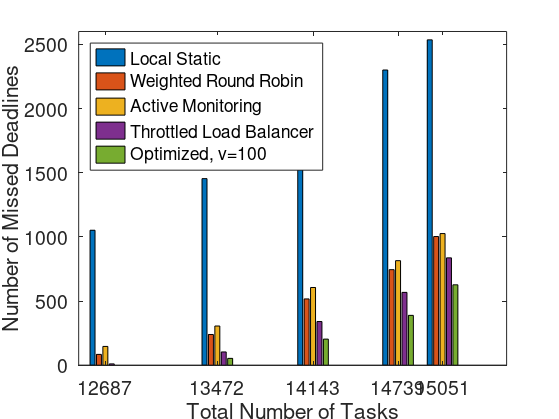
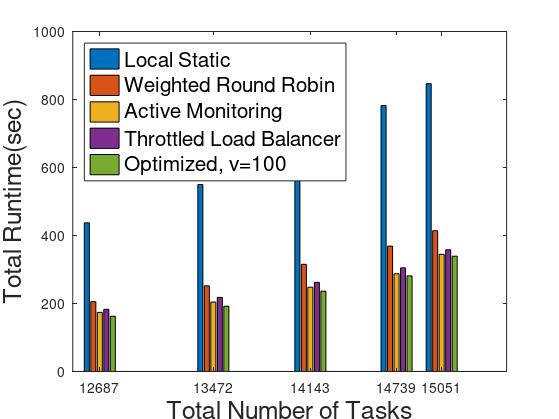
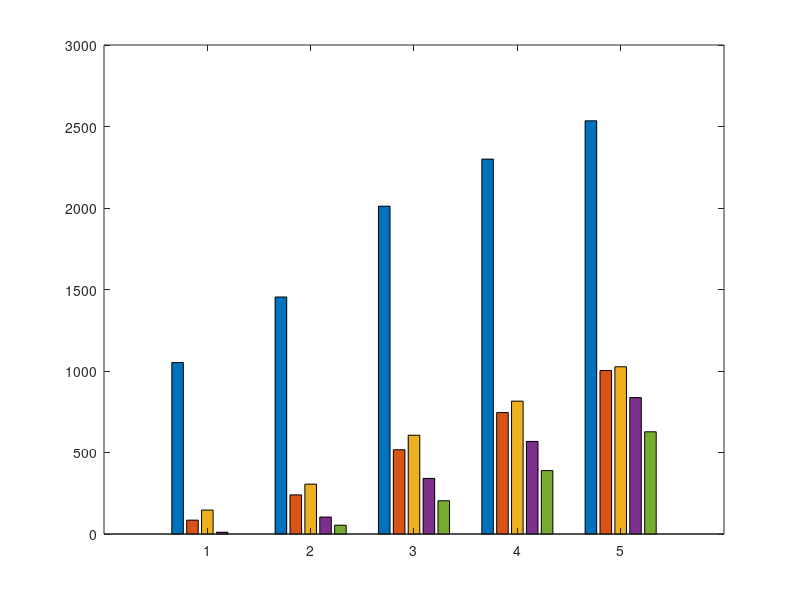

Source code (MATLAB) for these figures, in order: (Note: this script raises an error after producing the figures.)
%m by k

% all to cloud


clear
clc
close all
format long
load('g2_hpc_16_cpu.mat');
rng('default');

arr_opt_miss_cnt(:,[4,5])=arr_opt_miss_cnt(:,[5,4]);
arr_time_passed_tot(:,[4,5])=arr_time_passed_tot(:,[5,4]);

%rng(1);
%rng('shuffle');
% D = 0.4;% deadline (sec)
% tau = 0.35; % allocated cpu time (sec)
% x= 50; % Mcycles per task
% v=10;

Deadline = 0.5;% deadline (sec)
x=35; % Mcycles per task
E=70;
A=2.37;
p=3;
m=8;

len_N_tot = size(N_tot,1);
lb_arr_miss_cnt = zeros(length(len_N_tot),4);
arr_no_miss_cnt= zeros(length(len_N_tot),4);
arr_static_enegery_used= zeros(length(len_N_tot),4);
lb_arr_time_tot= zeros(length(len_N_tot),4);

met=1;


for nn = 1:len_N_tot 
    
    N_mat = squeeze(N_tot(nn,:,:));



no_miss_cnt=0;
miss_cnt=0;
static_enegery_used = 0;
time_tot = 0;
for j = 1:length(N_mat)

    N = N_mat(j,:);
    N_leftover=zeros(1,size(N_mat,2));

    for i=1:m
        time_passed = 0;
        for n=1:N(i)
            time_passed = time_passed +  1/B(i,i) + x/f(i); 
            time_tot=time_tot+  1/B(i,i) + x/f(i);
            if  time_passed <= Deadline && n <= C(i)
                N_leftover(i)=N_leftover(i)+1;
                static_enegery_used=static_enegery_used+(A*(f(i)/1000)^p+E)*x/f(i);  
                
            end 
        end
        N_leftover(i)=N(i)-N_leftover(i);

    end
    time_passed = 0;

    for n=1:sum(N_leftover)
            time_passed = time_passed +  1/B(1,end) + x/f(end);   
            time_tot=time_tot+  1/B(1,end) + x/f(end);   
            
            if  time_passed >= Deadline
                miss_cnt = miss_cnt + 1;
            else
                no_miss_cnt=no_miss_cnt+1;
            end   
    end
    
    
      
     static_enegery_used=static_enegery_used+  (A*(f(end)/1000)^p+E)*sum(N_leftover)*x/f(end);  
         
        
end
lb_arr_miss_cnt(nn,met)=miss_cnt;
arr_no_miss_cnt(nn,met)=no_miss_cnt;
arr_static_enegery_used(nn,met)=static_enegery_used;
lb_arr_time_tot(nn,met)=time_tot ;


end



%m by k

% round robin
met=met+1;


for nn = 1:len_N_tot 
    
    N_mat = squeeze(N_tot(nn,:,:));


no_miss_cnt=0;
miss_cnt=0;
static_enegery_used = 0;
time_tot=0;
for j = 1:length(N_mat)

    N = N_mat(j,:);
    N_leftover=zeros(1,size(N_mat,2));
    C_left = C;

    time_passed_ar = zeros(1,size(N_mat,2));
    for i=1:m
        time_passed = time_passed_ar(i);
        for n=1:N(i)
            time_passed = time_passed +  1/B(i,i) + x/f(i);      
            if  time_passed <= Deadline && n <= C(i)
                N_leftover(i)=N_leftover(i)+1;
                static_enegery_used=static_enegery_used+(A*(f(i)/1000)^p+E)*x/f(i);  
                C_left(i)=C_left(i)-1;
            
                
            end
            
        end
        time_passed_ar(i)=(1/B(i,i) + x/f(i))*N_leftover(i);
        N_leftover(i)=N(i)-N_leftover(i);

    end
    inn=0;
    N_leftover;
    time_passed_ar;

    j;
    for i=1:m
        
        while(N_leftover(i)>0)
            
            for ii=1:m
%                 time_passed = Deadline-time_passed_ar(ii);
%                
                if C_left(ii)>0 && N_leftover(i)>0
                    time_passed_ar(ii) = time_passed_ar(ii) +1/B(i,ii)+ x/f(ii);
                    if time_passed_ar(ii)>Deadline
                        miss_cnt = miss_cnt + 1;
                    end
                    static_enegery_used=static_enegery_used+(A*(f(ii)/1000)^p+E)*x/f(ii);  
                    N_leftover(i)=N_leftover(i)-1;
                    C_left(ii)=C_left(ii)-1;
       
                         inn=inn+ii;
                    
                end
            end
            
 
        end
        
        
        
    end
    
    
    time_tot = time_tot +sum(time_passed_ar);
end
lb_arr_miss_cnt(nn,met)=miss_cnt;
arr_no_miss_cnt(nn,met)=no_miss_cnt;
arr_static_enegery_used(nn,met)=static_enegery_used;
lb_arr_time_tot(nn,met)=time_tot ;

end

%m by k

% Active Monitoring Load Balancer --> most available server - cloud last
met=met+1;


for nn = 1:len_N_tot 
    
    N_mat = squeeze(N_tot(nn,:,:));

no_miss_cnt=0;
miss_cnt=0;
static_enegery_used = 0;
time_tot=0;
for j = 1:length(N_mat)

    N = N_mat(j,:);
    N_leftover=zeros(1,size(N_mat,2));
    C_left = C;

    time_passed_ar = zeros(1,size(N_mat,2));
    for i=1:m
        time_passed = time_passed_ar(i);
        for n=1:N(i)
            time_passed = time_passed +  1/B(i,i) + x/f(i);      
            if  time_passed <= Deadline && n <= C(i)
                N_leftover(i)=N_leftover(i)+1;
                static_enegery_used=static_enegery_used+(A*(f(i)/1000)^p+E)*x/f(i);  
                C_left(i)=C_left(i)-1;
            
                
            end
            
        end
        time_passed_ar(i)=(1/B(i,i) + x/f(i))*N_leftover(i);
        N_leftover(i)=N(i)-N_leftover(i);

    end
    inn=0;
    N_leftover;
    time_passed_ar;
    for i=1:m
        
        while(N_leftover(i)>0)
            [val ,index]=max(C_left(1:end-1));
            if(val>0)
                ii=index;
            else
                ii=m;
            end
            time_passed_ar(ii) = time_passed_ar(ii) +1/B(i,ii)+ x/f(ii);
            if time_passed_ar(ii)>Deadline
                miss_cnt = miss_cnt + 1;
            end
            static_enegery_used=static_enegery_used+(A*(f(ii)/1000)^p+E)*x/f(ii);  
            N_leftover(i)=N_leftover(i)-1;
            C_left(ii)=C_left(ii)-1;
           
                
                
            
            
           
        end
        
        
        
    end
    
 time_tot = time_tot +sum(time_passed_ar);
end
lb_arr_miss_cnt(nn,met)=miss_cnt;
arr_no_miss_cnt(nn,met)=no_miss_cnt;
arr_static_enegery_used(nn,met)=static_enegery_used;
lb_arr_time_tot(nn,met)=time_tot ;

end


%m by k

% throttled Load Balancer --> most recommded 

met=met+1;


for nn = 1:len_N_tot 
    
    N_mat = squeeze(N_tot(nn,:,:));


no_miss_cnt=0;
miss_cnt=0;
static_enegery_used = 0;
time_tot=0;
for j = 1:length(N_mat)

    N = N_mat(j,:);
    N_leftover=zeros(1,size(N_mat,2));
    C_left = C;

    time_passed_ar = zeros(1,size(N_mat,2));
    for i=1:m
        time_passed = time_passed_ar(i);
        for n=1:N(i)
            time_passed = time_passed +  1/B(i,i) + x/f(i);      
            if  time_passed <= Deadline && n <= C(i)
                N_leftover(i)=N_leftover(i)+1;
                static_enegery_used=static_enegery_used+(A*(f(i)/1000)^p+E)*x/f(i);  
                C_left(i)=C_left(i)-1;
            
                
            end
            
        end
        time_passed_ar(i)=(1/B(i,i) + x/f(i))*N_leftover(i);
        N_leftover(i)=N(i)-N_leftover(i);

    end
    inn=0;
    N_leftover;
    time_passed_ar;
    for i=1:m
        
        while(N_leftover(i)>0)
           best = inf*ones(1,m);
           for ii=1:m            
                if C_left(ii)>0 
                    best(ii) = time_passed_ar(ii) +1/B(i,ii)+ x/f(ii);                
                end
           end
%            ii=m;
%            for index=1:m-1
%               if best(index)<=Deadline
%                   ii=index;
%               end
%            end
            [val ii]=min(best);
           
            time_passed_ar(ii) = time_passed_ar(ii) +1/B(i,ii)+ x/f(ii);
            if time_passed_ar(ii)>Deadline
                miss_cnt = miss_cnt + 1;
            end
            static_enegery_used=static_enegery_used+(A*(f(ii)/1000)^p+E)*x/f(ii);  
            N_leftover(i)=N_leftover(i)-1;
            C_left(ii)=C_left(ii)-1;
                
                
            
            
           
        end
        
        
        
    end
    
    
    
    time_tot = time_tot +sum(time_passed_ar);   
%         
end
lb_arr_miss_cnt(nn,met)=miss_cnt;
arr_no_miss_cnt(nn,met)=no_miss_cnt;
arr_static_enegery_used(nn,met)=static_enegery_used;
lb_arr_time_tot(nn,met)=time_tot ;


end

lb_arr_miss_cnt;

total_ts=arr_no_miss_cnt+lb_arr_miss_cnt;
arr_static_enegery_used
lb_arr_time_tot



% xxis = [12419 12986 13466 14053 14691 15247 15508 16014 16093];
% xxis = [11132 11920 12687 13472 14143 14739 15051];
% gtot_arr_miss_cnt=horzcat(arr_opt_miss_cnt(1:end-1,end),lb_arr_miss_cnt(1:end-1,:))
% gtot_arr_time_tot = horzcat(arr_time_passed_tot(1:end-1,end),lb_arr_time_tot(1:end-1,:))
% 
% gtot_arr_miss_cnt_ratio = gtot_arr_miss_cnt;
% 
% for i=1:size(gtot_arr_miss_cnt,2)
%     
%     gtot_arr_miss_cnt_ratio(:,i) = 100*gtot_arr_miss_cnt(:,i)./xxis';
% end
% 
% figure
% plot(xxis,gtot_arr_miss_cnt,'-*')
% legend('Optimized v=100','Local Static','Round Robin','Active Monitoring','Throttled Loda Balancer','Location','northwest')
% xlabel('Total Number of Tasks')
% ylabel('Number of Missed Deadlines')
% 
% 
% figure
% plot(xxis,gtot_arr_time_tot,'-*')
% legend('Optimized v=100','Local Static','Round Robin','Active Monitoring','Throttled Loda Balancer','Location','northwest')
% xlabel('Total Number of Tasks')
% ylabel('Total Runtime(sec)')
% 
% %figure
% % plot(xxis,gtot_arr_miss_cnt_ratio,'-x')
% % legend('Local Static','Round Robin','Active Monitoring','Throttled Loda Balancer','Optimized','Location','northwest')
% % xlabel('Total Number of Tasks')
% % ylabel('Missed Deadlines Ratio(%)')
% % gtot_arr_miss_cnt_ratio
% 
% figure
% plot(xxis(1:end),arr_opt_miss_cnt(1:end-1,:),'-x')
% legend('v=0','v=1','v=10','v=100','v=inf','Location','northwest')
% xlabel('Total Number of Tasks')
% ylabel('Number of Missed Deadlines')
% 
% figure
% plot(xxis(1:end),arr_time_passed_tot(1:end-1,:),'-x')
% legend('v=0','v=1','v=10','v=100','v=inf','Location','northwest')
% xlabel('Total Number of Tasks')
% ylabel('Total Runtime(sec)')



% xxis = [12419 12986 13466 14053 14691 15247 15508 16014 16093];
% xxis = [11132 11920 12687 13472 14143 14739];
% gtot_arr_miss_cnt=horzcat(arr_opt_miss_cnt(1:end-2,end),lb_arr_miss_cnt(1:end-2,:))
% gtot_arr_time_tot = horzcat(arr_time_passed_tot(1:end-2,end),lb_arr_time_tot(1:end-2,:))
% 
% gtot_arr_miss_cnt_ratio = gtot_arr_miss_cnt;
% 
% for i=1:size(gtot_arr_miss_cnt,2)
%     
%     gtot_arr_miss_cnt_ratio(:,i) = 100*gtot_arr_miss_cnt(:,i)./xxis';
% end
% 
% figure
% plot(xxis,gtot_arr_miss_cnt,'-*')
% legend('Optimized v=100','Local Static','Round Robin','Active Monitoring','Throttled Loda Balancer','Location','northwest')
% xlabel('Total Number of Tasks')
% ylabel('Number of Missed Deadlines')
% 
% 
% figure
% plot(xxis,gtot_arr_time_tot,'-*')
% legend('Optimized v=100','Local Static','Round Robin','Active Monitoring','Throttled Loda Balancer','Location','northwest')
% xlabel('Total Number of Tasks')
% ylabel('Total Runtime(sec)')
% 
% %figure
% % plot(xxis,gtot_arr_miss_cnt_ratio,'-x')
% % legend('Local Static','Round Robin','Active Monitoring','Throttled Loda Balancer','Optimized','Location','northwest')
% % xlabel('Total Number of Tasks')
% % ylabel('Missed Deadlines Ratio(%)')
% % gtot_arr_miss_cnt_ratio
% 
% figure
% plot(xxis(1:end),arr_opt_miss_cnt(1:end-2,:),'-x')
% legend('v=0','v=1','v=10','v=100','v=inf','Location','northwest')
% xlabel('Total Number of Tasks')
% ylabel('Number of Missed Deadlines')
% 
% figure
% plot(xxis(1:end),arr_time_passed_tot(1:end-2,:),'-x')
% legend('v=0','v=1','v=10','v=100','v=inf','Location','northwest')
% xlabel('Total Number of Tasks')
% ylabel('Total Runtime(sec)')




% % 
% xxis = [12419 12986 13466 14053 14691 15247 15508 16014 16093];
% xxis = [11132 11920 12687 13472 14143 14739 15051 15883];
% gtot_arr_miss_cnt=horzcat(arr_opt_miss_cnt(:,end),lb_arr_miss_cnt(:,1:end))
% gtot_arr_time_tot = horzcat(arr_time_passed_tot(:,end),lb_arr_time_tot(:,1:end))
% 
% gtot_arr_miss_cnt_ratio = gtot_arr_miss_cnt;
% 
% for i=1:size(gtot_arr_miss_cnt,2)
%     
%     gtot_arr_miss_cnt_ratio(:,i) = 100*gtot_arr_miss_cnt(:,i)./xxis';
% end
% 
% 
% figure
% plot(xxis,gtot_arr_miss_cnt,'-*')
% legend({'Optimized, v=100','Local Static','Round Robin','Active Monitoring','Throttled Load Balancer'},'Location','northwest','FontSize',16)
% xlabel('Total Number of Tasks')
% ylabel('Number of Missed Deadlines')
% 
% 
% figure
% plot(xxis,gtot_arr_time_tot,'-*')
% legend({'Optimized, v=100','Local Static','Round Robin','Active Monitoring','Throttled Load Balancer'},'Location','northwest','FontSize',16)
% xlabel('Total Number of Tasks')
% ylabel('Total Runtime(sec)')
% 
% figure
% plot(xxis(1:end),arr_opt_miss_cnt(1:end,:),'-x')
% legend({'v=0','v=1','v=10','v=100','v=inf'},'Location','northwest','FontSize',16)
% xlabel('Total Number of Tasks')
% ylabel('Number of Missed Deadlines')
% 
% figure
% plot(xxis(1:end),arr_time_passed_tot(1:end,:),'-x')
% legend({'v=0','v=1','v=10','v=100','v=inf'},'Location','northwest','FontSize',16)
% xlabel('Total Number of Tasks')
% ylabel('Total Runtime(sec)')

% 
xxis = [12419 12986 13466 14053 14691 15247 15508 16014 16093];
xxis = [11132 11920 12687 13472 14143 14739 15051 15883];
gtot_arr_miss_cnt=horzcat(lb_arr_miss_cnt(3:7,1:end),arr_opt_miss_cnt(3:7,5))
gtot_arr_time_tot = horzcat(lb_arr_time_tot(3:7,1:end),arr_time_passed_tot(3:7,5))

gtot_arr_miss_cnt_ratio = gtot_arr_miss_cnt;



h=figure
bar(xxis(3:7),gtot_arr_miss_cnt)
legend({'Local Static','Weighted Round Robin','Active Monitoring','Throttled Load Balancer','Optimized, v=100'},'Location','northwest','FontSize',15)
xlabel('Total Number of Tasks')
ylabel('Number of Missed Deadlines')
xt = get(gca, 'XTick');
set(gca, 'FontSize', 14)
xt = get(gca, 'YTick');
set(gca, 'FontSize', 14)
%set(gca,'YScale','log')
ylim([0 2600])
%save to pdf
    set(h,'Units','Inches');
    pos = get(h,'Position');
    set(h,'PaperPositionMode','Auto','PaperUnits','Inches','PaperSize',[pos(3), pos(4)])
    print(h,'res_opt_vs_lb_ls_md','-dpdf','-r0')




% gtot_arr_miss_cnt=horzcat(lb_arr_miss_cnt(3:7,2:end),arr_opt_miss_cnt(3:7,end))
% h=figure
% bar(xxis(3:7),[lb_arr_miss_cnt(3:7,1) arr_opt_miss_cnt(3:7,end)])
% legend({'Local Static','Optimized, v=100'},'Location','northwest','FontSize',19)
% xlabel('Total Number of Tasks','FontSize',18)
% ylabel('Number of Missed Deadlines','FontSize',18)
% xt = get(gca, 'XTick');
% set(gca, 'FontSize', 14)
% xt = get(gca, 'YTick');
% set(gca, 'FontSize', 14)
%     set(h,'Units','Inches');
%     pos = get(h,'Position');
%     set(h,'PaperPositionMode','Auto','PaperUnits','Inches','PaperSize',[pos(3), pos(4)])
%     print(h,'res_opt_vs_ls_md','-dpdf','-r0')
% 

h=figure
b=bar(xxis(3:7),gtot_arr_time_tot)
legend({'Local Static','Weighted Round Robin','Active Monitoring','Throttled Load Balancer','Optimized, v=100'},'Location','northwest','FontSize',15)
xlabel('Total Number of Tasks','FontSize',18)
ylabel('Total Runtime(sec)','FontSize',18)

%set(gca,'YScale','log')
%breakyaxis([450 700])
% ylim([150 450])
    set(h,'Units','Inches');
    pos = get(h,'Position');
    set(h,'PaperPositionMode','Auto','PaperUnits','Inches','PaperSize',[pos(3), pos(4)])
    print(h,'res_opt_vs_lb_ls_time','-dpdf','-r0')





% % 
% h=figure
% bar(xxis(3:7),[lb_arr_time_tot(3:7,1) arr_time_passed_tot(3:7,end)])
% legend({'Local Static','Optimized, v=100'},'Location','northwest','FontSize',19)
% xlabel('Total Number of Tasks','FontSize',18)
% ylabel('Total Runtime(sec)','FontSize',18)
% xt = get(gca, 'XTick');
% set(gca, 'FontSize', 14)
% xt = get(gca, 'YTick');
% set(gca, 'FontSize', 14)
%     set(h,'Units','Inches');
%     pos = get(h,'Position');
%     set(h,'PaperPositionMode','Auto','PaperUnits','Inches','PaperSize',[pos(3), pos(4)])
%     print(h,'res_opt_vs_ls_time','-dpdf','-r0')
% 
% % 
% 
% % 
% 
% h=figure
% bar(xxis(3:7),arr_opt_miss_cnt(3:7,:))
% legend({'v=0','v=1','v=10','v=100','v=inf'},'Location','northwest','FontSize',19)
% xlabel('Total Number of Tasks','FontSize',18)
% ylabel('Number of Missed Deadlines','FontSize',18)
% xt = get(gca, 'XTick');
% set(gca, 'FontSize', 14)
% xt = get(gca, 'YTick');
% set(gca, 'FontSize', 14)
%     set(h,'Units','Inches');
%     pos = get(h,'Position');
%     set(h,'PaperPositionMode','Auto','PaperUnits','Inches','PaperSize',[pos(3), pos(4)])
%     print(h,'res_opt_vs_opt_md','-dpdf','-r0')
% 
% 
% avg_arr_time_passed_tot=arr_time_passed_tot(3:7,:);
% for i=1:size(avg_arr_time_passed_tot,2)
%     avg_arr_time_passed_tot(i,:)=avg_arr_time_passed_tot(i,:)/xxis(2+i);
% end
% 
% 
% h=figure
% bar(xxis(3:7),arr_time_passed_tot(3:7,:))
% legend({'v=0','v=1','v=10','v=100','v=inf'},'Location','northwest','FontSize',19)
% xlabel('Total Number of Tasks','FontSize',18)
% ylabel('Total Runtime(sec)','FontSize',18)
% xt = get(gca, 'XTick');
% set(gca, 'FontSize', 14)
% xt = get(gca, 'YTick');
% set(gca, 'FontSize', 14)
% ylim([150 350])
%     set(h,'Units','Inches');
%     pos = get(h,'Position');
%     set(h,'PaperPositionMode','Auto','PaperUnits','Inches','PaperSize',[pos(3), pos(4)])
%     print(h,'res_opt_vs_opt_time','-dpdf','-r0')
% 
% 
% 
% 
% 
%%
% clear
% clc
% close all
% 
close all
fH = gcf; colormap(jet(5));
h=figure
bar(gtot_arr_miss_cnt)
applyhatch_pluscolor(fH, '\-x./', 0, [1 0 1 0 1], jet(5));
legend({'Local Static','Weighted Round Robin','Active Monitoring','Throttled Load Balancer','Optimized, v=100'},'Location','northwest','FontSize',15)
xlabel('Total Number of Tasks')
ylabel('Number of Missed Deadlines')
%applyhatch_pluscolor(fH, '\-x.', 0, [1 0 1 0], jet(4));
% xt = get(gca, 'XTick');
% set(gca, 'FontSize', 14)
% xt = get(gca, 'YTick');
% set(gca, 'FontSize', 14)
%set(gca,'YScale','log')
ylim([0 2600])
%save to pdf
%     set(h,'Units','Inches');
%     pos = get(h,'Position');
%     set(h,'PaperPositionMode','Auto','PaperUnits','Inches','PaperSize',[pos(3), pos(4)])
%     print(h,'res_opt_vs_lb_ls_md','-dpdf','-r0')
%%
%% stripes
close all
% Create original plot

fH = gcf; colormap(jet(5));
bar(arr_time_passed_tot(3:7,:));
set(gca,'XTickLabel',{'12687', '13472', '14143','14739', '15051'})
legend({'v=0','v=1','v=10','v=100','v=inf'},'Location','northwest','FontSize',15)
%legend({'Local Static','Weighted Round Robin','Active Monitoring','Throttled Load Balancer','Optimized, v=100'},'Location','northwest','FontSize',12)
xlabel('Total Number of Tasks')
ylabel('Total Runtime(sec)')
%ylabel('Number of Missed Deadlines')
ylim([150 350])
xt = get(gca, 'XTick');
set(gca, 'FontSize', 14)
xt = get(gca, 'YTick');
set(gca, 'FontSize', 14)

% Apply Brandon's function
%tH = title('Brandon''s applyhatch');

h=applyhatch_pluscolor(fH, '\-/x.', 0, [1 0 1 0 1], jet(5));
%save to pdf
